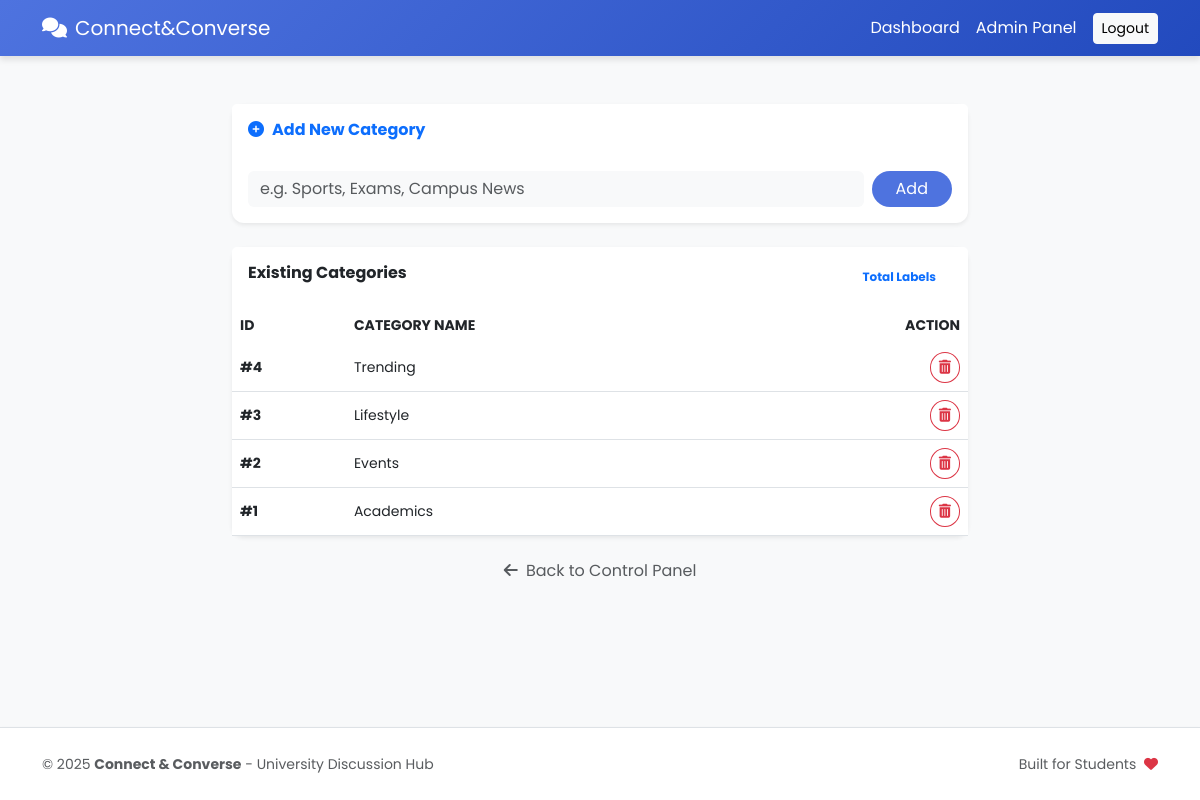
Screenshot of /admin/categories.php (signed in) with the database file from the repository.
### tables this page shows
CREATE TABLE `categories` (
  `id` int(11) NOT NULL,
  `name` varchar(50) NOT NULL,
  `slug` varchar(50) NOT NULL
);

### admin/categories.php (the view, shortened to what this page needs)
<?php
include '../includes/header.php';
?>
<div class="container mt-4 flex-grow-1">
    <div class="row justify-content-center">
        <div class="col-md-8">
            <div class="card border-0 shadow-sm mb-4">
                <div class="card-header bg-white border-0 py-3">
                    <h6 class="fw-bold mb-0 text-primary"><i class="fas fa-plus-circle me-2"></i>Add New Category</h6>
                </div>
                <div class="card-body">
                    <form action="categories.php" method="POST" class="d-flex gap-2">
                        <input type="text" name="cat_name" class="form-control bg-light border-0" placeholder="e.g. Sports, Exams, Campus News" required>
                        <button type="submit" name="add_category" class="btn btn-primary px-4 rounded-pill">Add</button>
                    </form>
                </div>
            </div>
            <div class="card border-0 shadow-sm">
                <div class="card-header bg-white border-0 py-3 d-flex justify-content-between">
                    <h6 class="fw-bold mb-0">Existing Categories</h6>
                    <span class="badge bg-soft-primary text-primary px-3 py-2 rounded-pill">Total Labels</span>
                </div>
                <div class="table-responsive">
                    <table class="table table-hover align-middle mb-0">
                        <thead class="bg-light small text-uppercase">
                            <tr>
                                <th class="border-0">ID</th>
                                <th class="border-0">Category Name</th>
                                <th class="border-0 text-end">Action</th>
                            </tr>
                        </thead>
                        <tbody>
                            <?php
                            $res = mysqli_query($conn, "SELECT * FROM categories ORDER BY id DESC");
                            if(mysqli_num_rows($res) > 0):
                                while($row = mysqli_fetch_assoc($res)):
                            ?>
                            <tr>
                                <td class="small fw-bold">#<?php echo $row['id']; ?></td>
                                <td class="small"><?php echo $row['name']; ?></td>
                                <td class="text-end">
                                    <a href="categories.php?delete=<?php echo $row['id']; ?>"
                                       class="btn btn-sm btn-outline-danger rounded-circle"
                                       onclick="return confirm('Are you sure you want to delete this category? All posts in this category might be affected.')">
                                        <i class="fas fa-trash-alt"></i>
                                    </a>
                                </td>
                            </tr>
                            <?php
                                endwhile;
                            else:
                                echo '<tr><td colspan="3" class="text-center py-4 text-muted">No categories found. Add one above!</td></tr>';
                            endif;
                            ?>
                        </tbody>
                    </table>
                </div>
            </div>
            <div class="text-center mt-3">
                <a href="dashboard.php" class="btn btn-link text-decoration-none small text-muted">
                    <i class="fas fa-arrow-left me-1"></i> Back to Control Panel
                </a>
            </div>
        </div>
    </div>
</div>
<?php include '../includes/footer.php'; ?>

### includes/header.php (style rules this page uses)
html, body { height: 100%; margin: 0; }
body { display: flex; flex-direction: column; font-family: 'Poppins', sans-serif; background-color: #f8f9fa; }
.flex-grow-1 { flex: 1 0 auto; }
.card { border: none; border-radius: 12px; box-shadow: 0 2px 10px rgba(0,0,0,0.05); }
.btn-primary { background-color: #4e73df; border: none; border-radius: 50px; }

### rows the page displays
categories: id "4", name "Trending"
categories: id "3", name "Lifestyle"
categories: id "2", name "Events"
categories: id "1", name "Academics"
